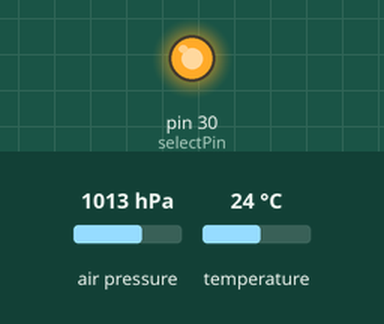
Recording of a sketch running on a simulated Arduino Mega 2560, built with avr-gcc and run on an emulated ATmega2560. Parts: output pins drawn as LEDs (lit = HIGH). Inputs (shaded band) come from the test bench; at power-on: air pressure 1013 hPa, temperature 24 °C. What the sketch prints to the serial monitor is not drawn.

Above: at 0.1 s.
Timing chart, 0 to 1.6 s (numbered marks = the images above):
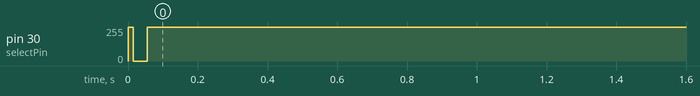

The sketch:

air_flow_rate_v1.3.ino
```cpp
/*
SCL		-> MUX PIN 3
SDA		-> MUX PIN 13
PIN 19	-> MUX PIN 10 with a pull down 10K resistor.
PIN 19 is used for selecting one of the pressure sensor.
MUX PIN 6 , 7 , 8 , 9 is connected to GND.
*/

#include <SFE_BMP180.h>
#include <Wire.h>
#include <Math.h>

#define selectPin 30
#define local_altitude 100.0
#define SELECT_BMP_NARROW digitalWrite(selectPin,LOW); //X0-Y0 is selected
#define SELECT_BMP_WIDE digitalWrite(selectPin,HIGH);  //X1-Y1 is selected
#define MBAR2MMHG 0.7500616827042
#define air_density 1.183,9
#define narrow 0.014
#define wide 0.021
#define gas_constant 287.058

SFE_BMP180 bmp_narrow, bmp_wide;

struct BMP_DATA
{
  String _id;
  double _pressure;
  double _temperature;
};

boolean readSensors(BMP_DATA *bmp1, BMP_DATA *bmp2);
BMP_DATA newBmp(String id);

void setup()
{
	boolean failed = false ;
	pinMode(selectPin, OUTPUT);

	Serial.begin(9600);

        //bmp narrow sensor is activated
	SELECT_BMP_NARROW
	if(bmp_narrow.begin()){
		Serial.println("BMP NARROW initialized successfully.");
	}
	else
        {
                failed = true ;
        }

        //bmp wide sensor is activated
	SELECT_BMP_WIDE
	if(bmp_wide.begin()){
		  Serial.println("BMP WIDE initialized successfully.");
	}
	else
		failed = true ;

	if(failed){
		Serial.println("BMP sensor initialization failed");
		while (1);
	}
}

void loop()
{
        BMP_DATA narrow_data = newBmp("bmp_narrow");
        BMP_DATA wide_data = newBmp("bmp_wide");

        boolean sensor_is_read = readSensors(&narrow_data,&wide_data);


        if(sensor_is_read){
      	  /* print the value to serial terminal */
      	  Serial.println();
      	  Serial.print("provided altitude: ");
      	  Serial.print(local_altitude,0);
      	  Serial.println(" meters ");
          Serial.println("");

	  /* Pressure Sensor #1 value */
	  // Print out the measurement:
	  Serial.println("BMP Narrow Data:");
          Serial.print("temperature: ");
	  Serial.print(narrow_data._temperature,2);
          Serial.print(" deg C ");

	  // Print out the measurement:
	  Serial.print("absolute pressure: ");
	  Serial.print(narrow_data._pressure,2);
	  Serial.print(" mb ");
	  Serial.print(narrow_data._pressure*MBAR2MMHG,2);
	  Serial.println(" mmHg");

	  Serial.println();
	  /* Pressure Sensor #2 value */
	  // Print out the measurement:
	  Serial.println("BMP Wide Data:");
	  Serial.print("temperature: ");
	  Serial.print(wide_data._temperature,2);
          Serial.print(" deg C ");

	  // Print out the measurement:
	  Serial.print("absolute pressure: ");
	  Serial.print(wide_data._pressure,2);
	  Serial.print(" mb ");
	  Serial.print(wide_data._pressure*MBAR2MMHG,2);
	  Serial.println(" mmHg");

	  Serial.println();

          double flow, v1, A1, A2, ro1, ro2, temp1, temp2, alpha, dummy, delta_pressure;
          A1 = M_PI*pow(narrow,2);
          A2 = M_PI*pow(wide,2);
          temp1 = narrow_data._temperature+273.15;
          temp2 = wide_data._temperature+273.15;
          ro1 = narrow_data._pressure*100/(gas_constant*temp1);
          ro2 = wide_data._pressure*100/(gas_constant*temp2);
          delta_pressure = (narrow_data._pressure-wide_data._pressure)*100;

          dummy = ro2*pow(A1,2)-ro1*pow(A2,2);
          alpha = sqrt(dummy);
          v1 = A2*sqrt(2*delta_pressure)*1/(alpha);
          flow = A1*v1;

          Serial.print("Flow [cc/s]:");
          Serial.print(flow*10000,3);
       }
      else
	  Serial.println("Error on sensor reading!");

  delay(500);
}
boolean readSensors(BMP_DATA *bmp1, BMP_DATA *bmp2)
{
	char status_narrow, status_wide ;
	double temp_narrow , temp_wide , pr_narrow, pr_wide;

	//activate bmp narrow
	SELECT_BMP_NARROW
        //function returns number of ms to wait for succes
        //and 0 for fail
	status_narrow = bmp_narrow.startTemperature();

        //activate bmp wide
	SELECT_BMP_WIDE
        //function returns number of ms to wait for succes
        //and 0 for fail
	status_wide = bmp_wide.startTemperature();

        //if the status are successful
	if (status_narrow != 0 && status_wide != 0)
        {
	        // Wait for the measurement to complete:
		delay(max(status_narrow,status_wide));

                //activate bmp narrow
		SELECT_BMP_NARROW
                //funciton returns 1 for succes, 0 for fail
		status_narrow = bmp_narrow.getTemperature(temp_narrow);

                //activate bmp wide
		SELECT_BMP_WIDE
                //funciton returns 1 for succes, 0 for fail
		status_wide = bmp_wide.getTemperature(temp_wide);

                //if the status are successful
		if(status_wide != 0 && status_narrow != 0)
                {
			/* save the temparature */
			bmp1->_temperature = temp_narrow;
			bmp2->_temperature = temp_wide;

			//activate bmp narrow
		        SELECT_BMP_NARROW
                        //function returns number of ms to wait for succes
                        //and 0 for fail, the argument (0-3) is for oversampling value
			status_narrow = bmp_narrow.startPressure(3);

			//activate bmp wide
		        SELECT_BMP_WIDE
                        //function returns number of ms to wait for succes
                        //and 0 for fail, the argument (0-3) is for oversampling value
			status_wide = bmp_wide.startPressure(3);

			if(status_narrow != 0 && status_wide != 0)
                        {

				delay(max(status_narrow,status_wide));

				//activate bmp narrow
		                SELECT_BMP_NARROW
                                //funciton returns 1 for succes, 0 for fail
				status_narrow = bmp_narrow.getPressure(pr_narrow,temp_narrow);

				//activate bmp wide
		                SELECT_BMP_WIDE
				status_wide= bmp_wide.getPressure(pr_wide,temp_wide);


				if(status_narrow != 0 && status_wide != 0)
                                {
					/* save pressure value */
					bmp1->_pressure = pr_narrow ;
					bmp2->_pressure = pr_wide;

					return true ;
				}
				else Serial.println("error reading pressure measurement\n");
			}
			else Serial.println("error starting pressure measurement\n");
		}
		else Serial.println("error reading temperature measurement\n");
	 }
	 else Serial.println("error starting temperature measurement\n");

	 return false ;
}

BMP_DATA newBmp(String id)
{
  BMP_DATA _bmp ;
  _bmp._id = id ;
  return _bmp ;
}
```

Measured:
- by itself, pin 30 (selectPin): 255/255 → 0/255 at 0.01 s, → 254/255 0.04 s later, → 255/255 0.04 s later
